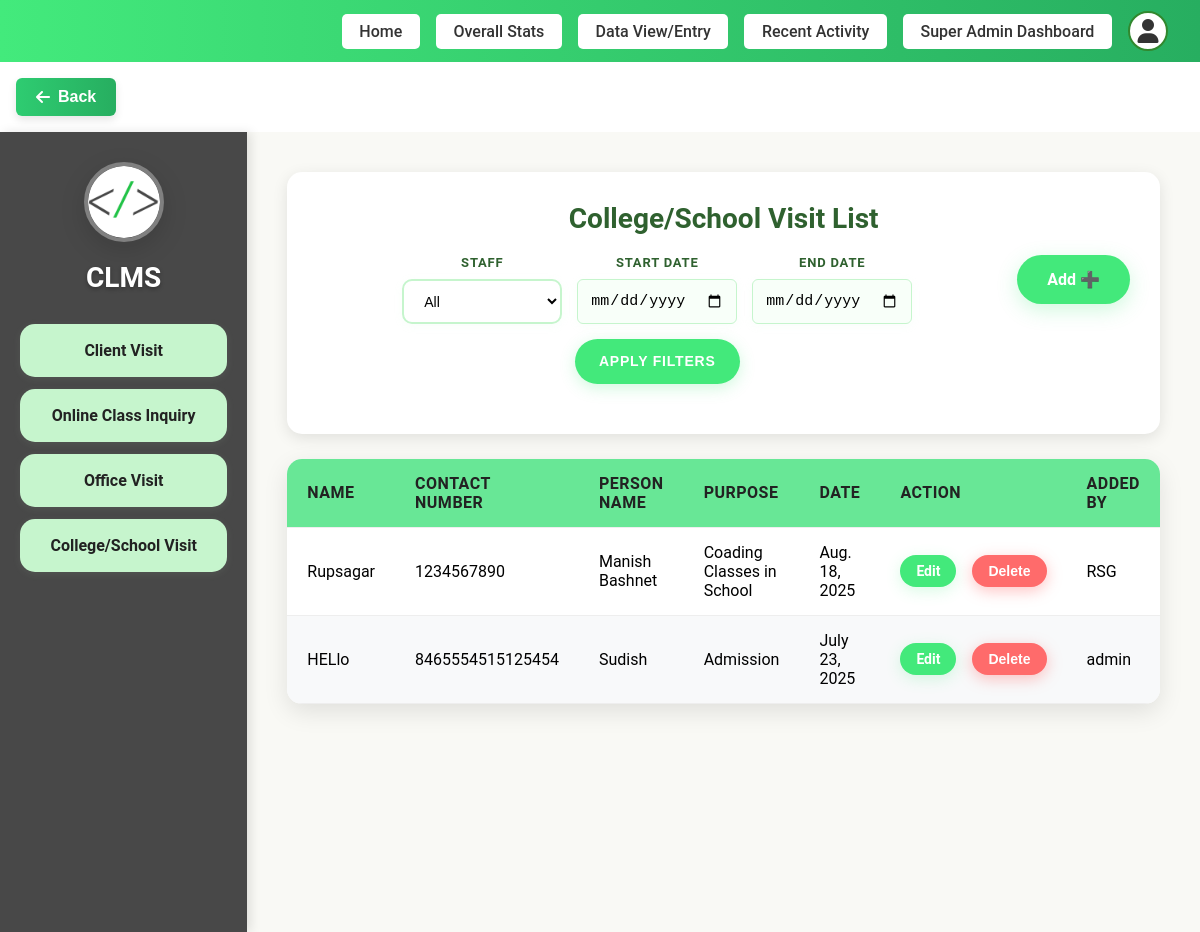
Screenshot of /add-dashboard/college-visit/list/ (signed in) with the database file from the repository.
### staff/models.py (models this page shows, shortened)
class CollegeVisit(models.Model):
    user = models.ForeignKey(User, on_delete=models.CASCADE)
    name = models.CharField(max_length=100)
    contact = models.CharField(max_length=20)
    person_name = models.CharField(max_length=100)
    purpose = models.CharField(max_length=255)
    date = models.DateField()

### staff/views.py (the view)
# urls.py: path('college-visit/list/', views.college_visit_list, name='college_visit_list'),
@login_required
def college_visit_list(request):
    if request.user.is_superuser:
        college_visits = CollegeVisit.objects.all().order_by('-id')
        staff_filter = request.GET.get('staff')
        if staff_filter and staff_filter != 'all':
            college_visits = college_visits.filter(user_id=staff_filter)
        start_date = request.GET.get('start_date')
        end_date = request.GET.get('end_date')
        if start_date:
            try:
                start_date = datetime.strptime(start_date, '%Y-%m-%d').date()
                college_visits = college_visits.filter(date__gte=start_date)
            except ValueError:
                pass
        if end_date:
            try:
                end_date = datetime.strptime(end_date, '%Y-%m-%d').date()
                college_visits = college_visits.filter(date__lte=end_date)
            except ValueError:
                pass
        staff_users = User.objects.filter(is_staff=True).order_by('username')
    else:
        college_visits = CollegeVisit.objects.filter(user=request.user).order_by('-id')
        staff_users = None
    paginator = Paginator(college_visits, 5)  # Show 5 items per page
    page = request.GET.get('page')
    try:
        college_visits = paginator.page(page)
    except PageNotAnInteger:
        college_visits = paginator.page(1)
    except EmptyPage:
        college_visits = paginator.page(paginator.num_pages)
    return render(request, 'pages/staff/College_SchoolVisit.html', {
        'college_visits': college_visits,
        'staff_users': staff_users,
        'current_filters': {
            'staff': request.GET.get('staff', ''),
            'start_date': request.GET.get('start_date', ''),
            'end_date': request.GET.get('end_date', ''),
        }
    })

### templates/pages/staff/College_SchoolVisit.html (shortened to what this page needs)
{% load static %}
<!DOCTYPE html>
<html lang="en">
<head>
  <link rel="stylesheet" href="{% static 'css/Visit.css' %}?">
  <link rel="stylesheet" href="{% static 'css/dltvisit.css' %}">
</head>
{% include "layouts/header.html" %}
<body>
  <div class="container">
    <div class="sidebar">
      <div class="logo">
        <a href="{% url 'add_dashboard' %}">
         <img src="{% static 'assets/favicon.png' %}" alt="Logo">
        </a>
      </div>
      <h2>CLMS</h2>
      <ul>
        <li><a href="{% url 'client_visit_list' %}">Client Visit</a></li>
        <li><a href="{% url 'online_class_list' %}">Online Class Inquiry</a></li>
        <li><a href="{% url 'office_visit_list' %}">Office Visit</a></li>
        <li><a href="{% url 'college_visit_list' %}">College/School Visit</a></li>
      </ul>
    </div>
    <div class="main-content">
      <div class="header">
        <h2>College/School Visit List</h2>
        <div class="header-controls">
          <a href="{% url 'add_dashboard' %}" class="add-btn">Add ➕</a>
          {% if user.is_superuser and staff_users %}
          <div class="filter-container">
            <form method="GET" class="filter-form" style="display: flex; align-items: center; gap: 15px; flex-wrap: wrap;">
              <div class="filter-item">
                <label for="staff">Staff</label>
                <select name="staff" id="staff">
                  <option value="all" {% if current_filters.staff == 'all' or not current_filters.staff %}selected{% endif %}>All</option>
                </select>
              </div>
              <div class="filter-item">
                <label for="start_date">Start Date</label>
                <input type="date" name="start_date" id="start_date" value="{{ current_filters.start_date }}" placeholder="yyyy-mm-dd">
              </div>
              <div class="filter-item">
                <label for="end_date">End Date</label>
                <input type="date" name="end_date" id="end_date" value="{{ current_filters.end_date }}" placeholder="yyyy-mm-dd">
              </div>
              <button type="submit" class="apply-btn">Apply Filters</button>
            </form>
          </div>
          {% endif %}
        </div>
      </div>
      <table>
        <thead>
          <tr>
            <th>Name</th>
            <th>Contact number</th>
            <th>Person Name</th>
            <th>Purpose</th>
            <th>Date</th>
            <th>Action</th>
            <th>Added By</th>
          </tr>
        </thead>
        <tbody>
          {% for visit in college_visits %}
          <tr class="{% cycle 'white-row' 'green-row' %}">
            <td>{{ visit.name }}</td>
            <td>{{ visit.contact }}</td>
            <td>{{ visit.person_name }}</td>
            <td>{{ visit.purpose }}</td>
            <td>{{ visit.date }}</td>
            <td>
              <div class="action-buttons">
                <a href="{% url 'edit_college' visit.id %}" class="edit-btn">Edit</a>
                <button class="delete-btn" onclick="showCollegeVisitDeleteConfirmation('{{ visit.id }}', '{{ visit.name }}')">Delete</button>
              </div>
            </td>
            <td>{{ visit.user.username }}</td>
          </tr>
          {% empty %}
          <tr>
            <td colspan="7">No college/school visits available.</td>
          </tr>
          {% endfor %}
        </tbody>
      </table>
    </div>
  </div>
</body>
</html>

### static/css/dltvisit.css (style rules this page uses)
.action-buttons { display: flex; gap: 8px; align-items: center; justify-content: flex-start; }
.edit-btn, .delete-btn { display: inline-block !important; vertical-align: middle; }
td:last-child { white-space: nowrap; }

### static/css/home.css (style rules this page uses)
body { background: #fff; margin: 0; font-family: 'Roboto', Arial, sans-serif; }

### rows the page displays
CollegeVisit: name "Rupsagar", contact "1234567890", person_name "Manish Bashnet", purpose "Coading Classes in School", date "Aug. 18, 2025", user.username "RSG"
CollegeVisit: name "HELlo", contact "8465554515125454", person_name "Sudish", purpose "Admission", date "July 23, 2025", user.username "admin"
